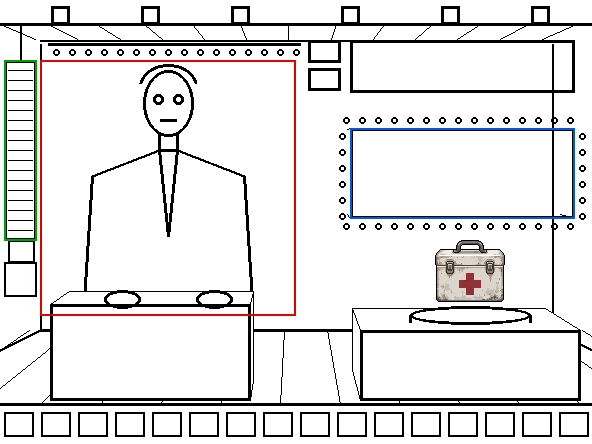
#> input picture game-src/art/pixellab-test-20261028/homeshop/ref_v10_check.png, 592 x 444 px, given in place of medical_001.webp, which was not available
$ python sketch_ds_studio_v13.py
#> lines starting #> are read from the running program, lines starting #| are printed output that depends on the picture
"""망상홈쇼핑 장면 구도 선 v13 592×444(11-09, 가 안). 진행자 보이는 부분 전체를 동작 칸 60~316×40~296(256) 안에 최대한 크게.
자세: 4분의 3으로 상품 쪽(오른쪽)으로 돌고 몸을 내밂, 오른손을 펴서 상품 쪽으로 뻗음, 왼손은 가슴 앞 핸드 마이크. 어른 비율(머리 52×70).
칸 아래 몸은 앞 진열대가 가림: 살짝 사선(왼쪽 낮고 오른쪽 높음), 앞면에 전구 줄·조명 타일(꺼짐, 코드로 켬). 진열대 위 오른쪽에 회전 받침(상품 85 자리).
뒤는 단순: 세트 판, 진행자 뒤 전구 아치(꺼짐), 위 스포트라이트 3(꺼짐). 큰 화면·전광판·채팅은 코드 방송 그래픽으로(그림에 없음)."""
from PIL import Image, ImageDraw
import math
W,H=592,444; im=Image.new('RGB',(W,H),'white'); d=ImageDraw.Draw(im); C='black'; w=3
#> after `im = Image.new('RGB', (W, H), 'white')`: im: PIL image 592x444 RGB; every value is 255
bulb=lambda x,y: d.ellipse([x-3,y-3,x+3,y+3],outline=C,width=2)
# 뒤: 세트 판 이음(소실점 (420,160)으로 살짝)
for x in (40,360,470,560): d.line([x,0,x+(420-x)*0.05,330],fill=C,width=1)
# 스포트라이트 3(꺼짐)
for x in (380,470,550): d.rectangle([x-10,4,x+10,26],outline=C,width=w)
d.line([340,26,592,26],fill=C,width=w)
# 진행자 뒤 전구 아치(꺼짐)
d.arc([70,20,330,280],195,345,fill=C,width=2)
for a in range(197,345,10):
    r=math.radians(a); bulb(200+122*math.cos(r),150+122*math.sin(r))
# 진행자
F='white'
d.polygon([(64,310),(84,170),(150,140),(196,138),(250,156),(282,190),(292,310)],fill=F,outline=C,width=w)   # 어깨·몸(오른쪽으로 틀어 오른어깨가 앞)
d.ellipse([138,44,190,114],fill=F,outline=C,width=w); d.arc([132,36,196,92],195,345,fill=C,width=w)      # 머리(약간 오른쪽을 봄)
d.ellipse([150,70,160,78],outline=C,width=2); d.ellipse([170,70,180,78],outline=C,width=2); d.line([160,98,178,96],fill=C,width=w)
d.line([156,112,160,140],fill=C,width=w); d.line([180,110,184,138],fill=C,width=w)
d.line([160,140,172,226,184,138],fill=C,width=w)                                             # 넥타이
d.polygon([(250,170),(300,212),(306,232),(268,214)],fill=F,outline=C,width=w)                 # 뻗은 팔
d.polygon([(296,206),(316,204),(316,226),(304,236),(296,228)],fill=F,outline=C,width=w)       # 편 손
d.ellipse([110,214,140,244],fill=F,outline=C,width=w); d.line([126,214,140,186],fill=C,width=5); d.ellipse([134,172,152,190],outline=C,width=w)   # 마이크
# 앞 진열대(살짝 사선), 앞면 전구 줄·조명 타일
top=lambda x: 296-20*x/W   # 왼쪽 끝이 칸 아래끝(296)과 맞음: 칸 밖 몸이 안 보이게
d.polygon([(0,top(0)),(W,top(W)),(W,H),(0,H)],fill=F,outline=C,width=w)
d.line([0,top(0)+14,W,top(W)+14],fill=C,width=2)
for x in range(10,W,18): bulb(x,top(x)+30)
for x in range(6,W,46): d.rectangle([x,top(x)+48,x+38,top(x)+86],outline=C,width=2)
# 회전 받침(진열대 위 오른쪽)
cx=450; ty=top(cx)
d.ellipse([cx-62,ty-14,cx+62,ty+6],outline=C,width=w); d.line([cx-62,ty-4,cx-62,ty+2],fill=C,width=w); d.line([cx+62,ty-4,cx+62,ty+2],fill=C,width=w)
im.save('ref_v13_1_layout.png')
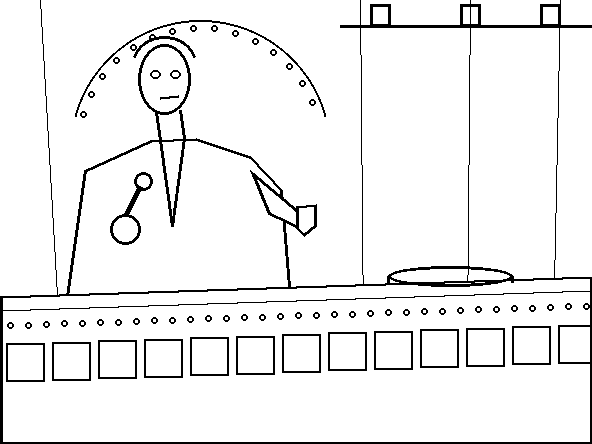
#> saved as ref_v13_1_layout.png: PIL image 592x444 RGB; 93.8% white; black in thin lines or dots
ck=im.convert('RGBA'); dd=ImageDraw.Draw(ck); dd.rectangle([60,40,315,295],outline=(220,0,0,255),width=2)
ic=Image.open('/home/user/goei-plugin/game-src/items/icons/medical_001.webp').convert('RGBA'); ck.alpha_composite(ic,(cx-42,int(ty)-6-85)); ck.save('ref_v13_check.png')
#> further down, ic is the input picture: PIL image 592x444 RGBA; mean R, G, B, A 228.3, 227.3, 227.3, 255
#> after `ck.alpha_composite(ic, (cx - 42, int(ty) - 6 - 85))`:
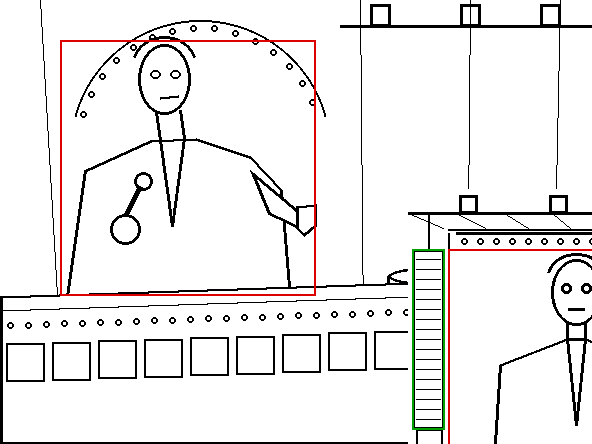
#> ck: PIL image 592x444 RGBA; mean R, G, B, A 237, 235.3, 234.8, 255
print('turntable top y',ty)

$ run again, on game-src/art/pixellab-test-20261028/homeshop/ref_v11_check.png
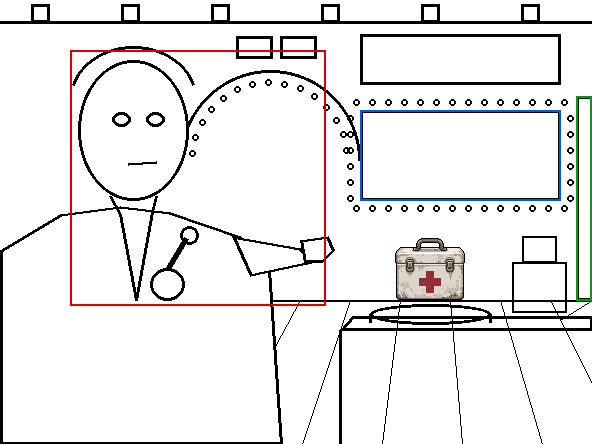
#> input picture game-src/art/pixellab-test-20261028/homeshop/ref_v11_check.png, 592 x 444 px, given in place of medical_001.webp, which was not available
#> im: PIL image 592x444 RGB; every value is 255
#> ic is the input picture: PIL image 592x444 RGBA; mean R, G, B, A 234, 233, 232.9, 255
#> `ck.alpha_composite(ic, (cx - 42, int(ty) - 6 - 85))`:
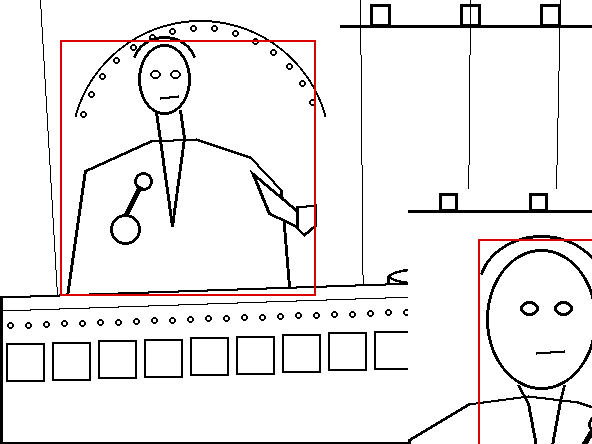
#> ck: PIL image 592x444 RGBA; mean R, G, B, A 239, 236.8, 236.8, 255

$ run again, on game-src/art/pixellab-test-20261028/homeshop/ref_v7_check.png
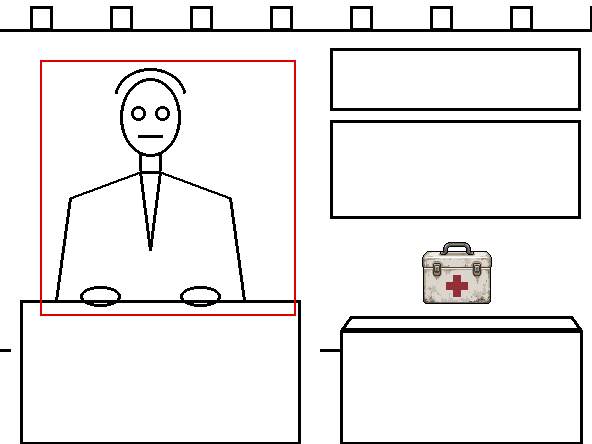
#> input picture game-src/art/pixellab-test-20261028/homeshop/ref_v7_check.png, 592 x 444 px, given in place of medical_001.webp, which was not available
#> im: PIL image 592x444 RGB; every value is 255
#> ic is the input picture: PIL image 592x444 RGBA; mean R, G, B, A 238.2, 236.4, 236.2, 255
#> `ck.alpha_composite(ic, (cx - 42, int(ty) - 6 - 85))`:
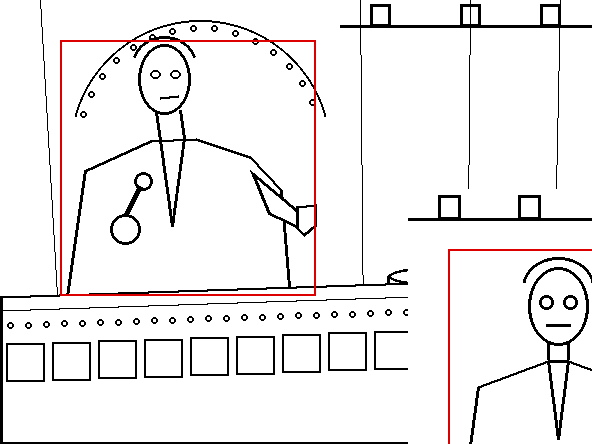
#> ck: PIL image 592x444 RGBA; mean R, G, B, A 239.3, 237.1, 237.1, 255
